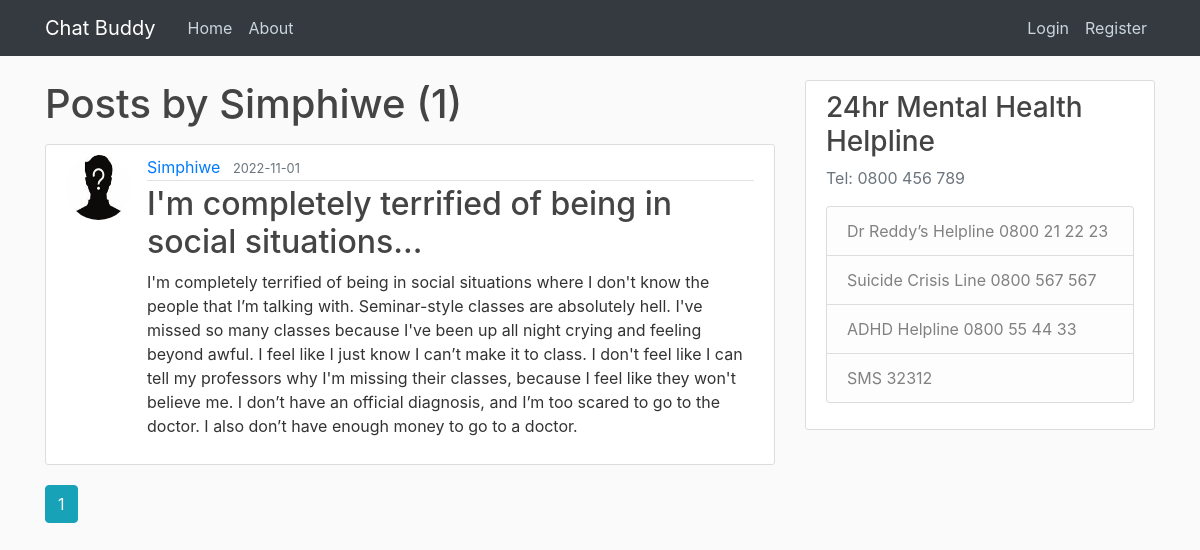
/user/Simphiwe, run on the app's committed database.
### chatbuddy/models.py (models this page shows, shortened)
class User(db.Model, UserMixin):
    id = db.Column(db.Integer, primary_key=True)
    username = db.Column(db.String(20), unique=True, nullable=False)
    email = db.Column(db.String(120), unique=True, nullable=False)
    image_file = db.Column(db.String(20), nullable=False, default='default.jpg')
    password = db.Column(db.String(60), nullable=False)
    posts = db.relationship('Post', backref='author', passive_deletes=True)
    comments = db.relationship('Comment', backref='author', passive_deletes=True)

class Post(db.Model):
    id = db.Column(db.Integer, primary_key=True)
    title = db.Column(db.String(100), nullable=False)
    date_posted = db.Column(db.DateTime, nullable=False, default=datetime.utcnow)
    content = db.Column(db.Text, nullable=False)
    user_id = db.Column(db.Integer, db.ForeignKey('user.id', ondelete="CASCADE"), nullable=False)
    comments = db.relationship('Comment', backref='post', passive_deletes=True)

### chatbuddy/users/routes.py (the view)
@users.route("/user/<string:username>")
def user_posts(username):
    page = request.args.get('page', 1, type=int)
    user = User.query.filter_by(username=username).first_or_404()
    posts = Post.query.filter_by(author=user)\
        .order_by(Post.date_posted.desc())\
        .paginate(page=page, per_page=5)
    return render_template('user_posts.html', posts=posts, user=user)

### chatbuddy/templates/user_posts.html
{% extends "layout.html" %}
{% block content %}
    <h1 class="mb-3">Posts by {{ user.username }} ({{ posts.total }})</h1>
    {% for post in posts.items %}
        <article class="media content-section">
          <img class="rounded-circle article-img" src="{{ url_for('static', filename='profile_pics/' + post.author.image_file) }}">
          <div class="media-body">
            <div class="article-metadata">
              <a class="mr-2" href="{{ url_for('users.user_posts', username=post.author.username) }}">{{ post.author.username }}</a>
              <small class="text-muted">{{ post.date_posted.strftime('%Y-%m-%d') }}</small>
            </div>
            <h2><a class="article-title" href="{{ url_for('posts.post', post_id=post.id) }}">{{ post.title }}</a></h2>
            <p class="article-content">{{ post.content }}</p>
          </div>
        </article>
    {% endfor %}
    {% for page_num in posts.iter_pages(left_edge=1, right_edge=1, left_current=1, right_current=2) %}
      {% if page_num %}
        {% if posts.page == page_num %}
          <a class="btn btn-info mb-4" href="{{ url_for('users.user_posts', username=user.username, page=page_num) }}">{{ page_num }}</a>
        {% else %}
          <a class="btn btn-outline-info mb-4" href="{{ url_for('users.user_posts', username=user.username, page=page_num) }}">{{ page_num }}</a>
        {% endif %}
      {% else %}
        ...
      {% endif %}
    {% endfor %}
{% endblock content %}

### chatbuddy/static/main.css (style rules this page uses)
body { background: #fafafa; color: #333333; margin-top: 5rem; }
h1, h2, h3, h4, h5, h6 { color: #444444; }
.content-section { background: #ffffff; padding: 10px 20px; border: 1px solid #dddddd; border-radius: 3px; margin-bottom: 20px; }
.article-title { color: #444444; }
.article-content { white-space: pre-line; }
.article-img { height: 65px; width: 65px; margin-right: 16px; }
.article-metadata { padding-bottom: 1px; margin-bottom: 4px; border-bottom: 1px solid #e3e3e3 }

### data on the page
User: username "Simphiwe"
Post: image_file (picture), author.username "Simphiwe", date_posted "2022-11-01", title "I'm completely terrified of being in social situations...", content "I'm completely terrified of being in social situations where I don't know the people that I’m talking with. Seminar-style classes are absolutely hell. I've missed so many classes because I've been up all night crying and feeling beyond awful. I feel like I just know I can’t make it to class. I don't feel like I can tell my professors why I'm missing their classes, because I feel like they won't believe me. I don’t have an official diagnosis, and I’m too scared to go to the doctor. I also don’t have enough money to go to a doctor."

### other printed values
{{ posts.total }} "1"
{{ page_num }} "1"
